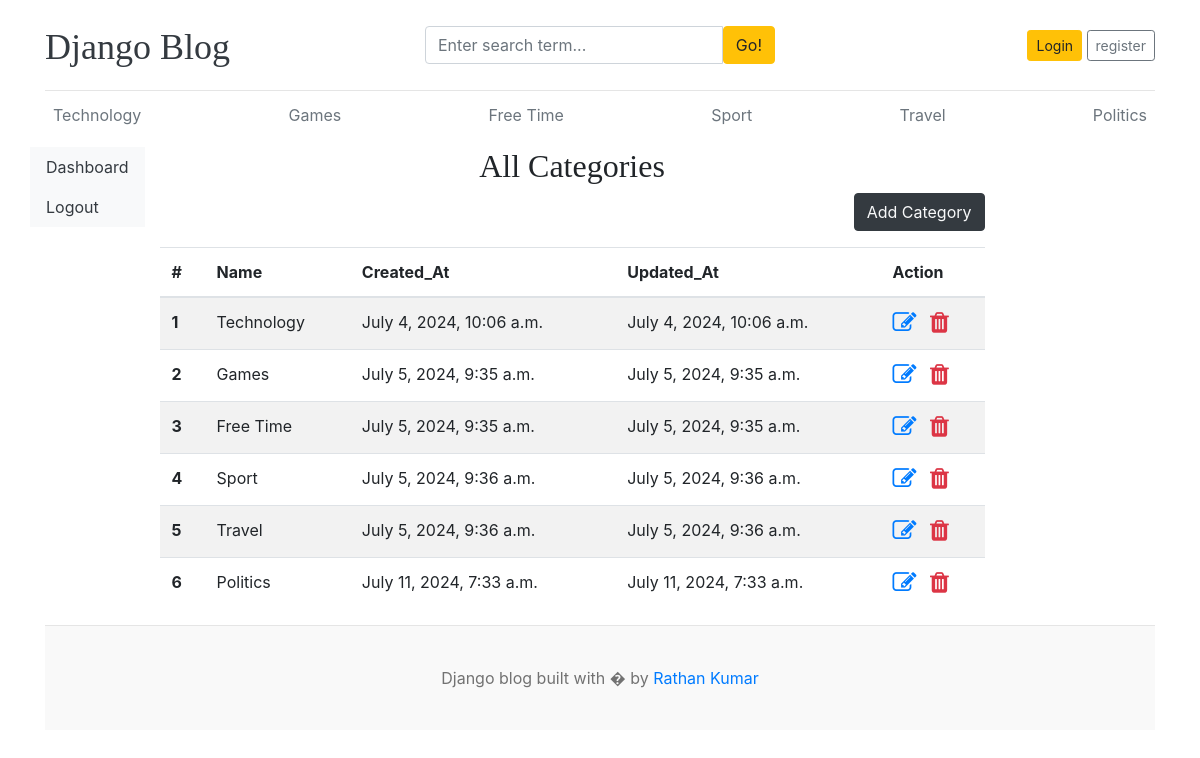
/dashboard/categories/, run on the app's committed database.
### blogs/models.py (models this page shows)
class Category(models.Model):
    category_name = models.CharField(max_length=50, unique=True)
    created_at = models.DateTimeField(auto_now_add=True)
    updated_at = models.DateTimeField(auto_now=True)
    class Meta:
        verbose_name_plural = 'categories'
    def __str__(self):
        return self.category_name

### dashboards/views.py (the view)
# urls.py: path('categories/', views.categories, name='categories'),
def categories(request):
    return render(request, 'dashboard/categories.html')

### blogs/context_processors.py (called while the page is built)
def get_categories(request):
    categories = Category.objects.all()
    return dict(categories=categories)

### templates/dashboard/categories.html (shortened to what this page needs)
{% extends 'base.html' %}
{% block content %}
<head>
    <link rel="stylesheet" href="https://cdnjs.cloudflare.com/ajax/libs/font-awesome/4.7.0/css/font-awesome.min.css">
</head>
<div class="row">
    {% include 'dashboard/sidebar.html' %}
     <div class="col-md-9">
        <h2 class="text-center">All Categories</h2>
        <a href="{% url 'add_category' %}" class="btn btn-dark text-light float-right mb-3">Add Category</a>
        <table class="table table-striped">
            <thead>
              <tr>
                <th scope="col">#</th>
                <th scope="col">Name</th>
                <th scope="col">Created_At</th>
                <th scope="col">Updated_At</th>
                <th scope="col">Action</th>
              </tr>
            </thead>
            <tbody>
            {% for category in categories %}
              <tr>
                <th scope="row">{{ forloop.counter }}</th>
                <td>{{ category }}</td>
                <td>{{ category.created_at }}</td>
                <td>{{ category.updated_at }}</td>
                <td>
                    <a href="{% url 'edit_category' category.pk %}"><i class="fa fa-edit text-primary" style="font-size:24px;"></i></a>
                    <a href="{% url 'delete_category' category.pk %}"><i class="fa fa-trash text-danger" style="font-size:24px;"></i></a>
                </td>
              </tr>
            {% endfor %}
            </tbody>
          </table>
     </div>
</div>
{% endblock %}

### templates/base.html (shortened to what this page needs)
{% load static %}
<!DOCTYPE html>
<html lang="en">
<head>
    <link href="https://getbootstrap.com/docs/4.0/dist/css/bootstrap.min.css" rel="stylesheet">
    <link href="{% static 'css/blog.css' %}" rel="stylesheet">
  </head>
<body>
    <div class="container">
      <header class="blog-header py-3">
        <div class="row flex-nowrap justify-content-between align-items-center">
          <div class="col-4 pt-1">
            <a class="blog-header-logo text-dark" href="/">Django Blog</a>
          </div>
          <div class="col-4">
            <form action="{% url 'search' %}" method="get">
                  <div class="input-group">
                      <input class="form-control" type="text" name="keyword" value="{{ keyword }}" placeholder="Enter search term..." aria-label="Enter search term..." aria-describedby="button-search" />
                      <button type="submit" class="btn btn-warning" id="button-search" type="button">Go!</button>
                  </div>
            </form>
          </div>
          <div class="col-4 d-flex justify-content-end align-items-center">
            {% if user.is_authenticated %}
            <a class="btn btn-sm btn-outline-secondary" href="{% url 'dashboard' %}">{{ user.username }}</a>&nbsp;
            <a class="btn btn-sm btn-outline-secondary btn-warning" href="{% url 'logout' %}">Logout</a>
            {% else %}
            <a class="btn btn-sm btn-warning" href="{% url 'login' %}">Login</a> &nbsp;
            <a class="btn btn-sm btn-outline-secondary" href="{% url 'register' %}">register</a>
            {% endif %}
          </div>
        </div>
      </header>
      <div class="nav-scroller py-1 mb-2">
        <nav class="nav d-flex justify-content-between">
          {% for category in categories %}
          <a class="p-2 text-muted" href="{% url 'posts_by_category' category.pk %}">{{ category.category_name }}</a>
          {% endfor %}
        </nav>
      </div>
{% block content %}
{% endblock %}
<footer class="blog-footer">
    <p>Django blog built with � by <a href="#">Rathan Kumar</a></p>
  </footer>

### main/static/css/blog.css (style rules this page uses)
.blog-header { border-bottom: 1px solid #e5e5e5; }
.blog-header-logo { font-family: "Playfair Display", Georgia, "Times New Roman", serif; font-size: 2.25rem; }
h1, h2, h3, h4, h5, h6 { font-family: "Playfair Display", Georgia, "Times New Roman", serif; }
.blog-footer { padding: 2.5rem 0; color: #727272; text-align: center; background-color: #f9f9f9; border-top: .05rem solid #e5e5e5; }
.blog-footer p:last-child { margin-bottom: 0; }

### data on the page
Category: category_name "Technology", created_at "July 4, 2024, 10:06 a.m.", updated_at "July 4, 2024, 10:06 a.m."
Category: category_name "Games", created_at "July 5, 2024, 9:35 a.m.", updated_at "July 5, 2024, 9:35 a.m."
Category: category_name "Free Time", created_at "July 5, 2024, 9:35 a.m.", updated_at "July 5, 2024, 9:35 a.m."
Category: category_name "Sport", created_at "July 5, 2024, 9:36 a.m.", updated_at "July 5, 2024, 9:36 a.m."
Category: category_name "Travel", created_at "July 5, 2024, 9:36 a.m.", updated_at "July 5, 2024, 9:36 a.m."
Category: category_name "Politics", created_at "July 11, 2024, 7:33 a.m.", updated_at "July 11, 2024, 7:33 a.m."
